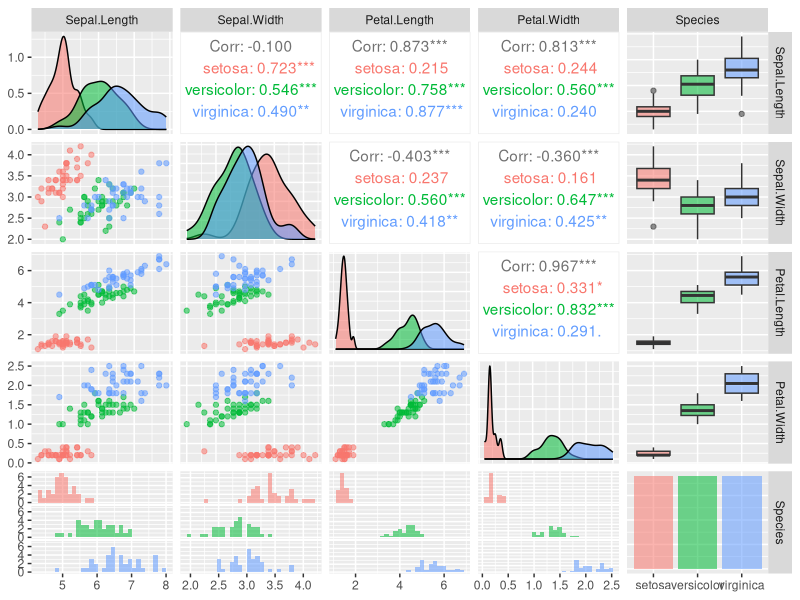
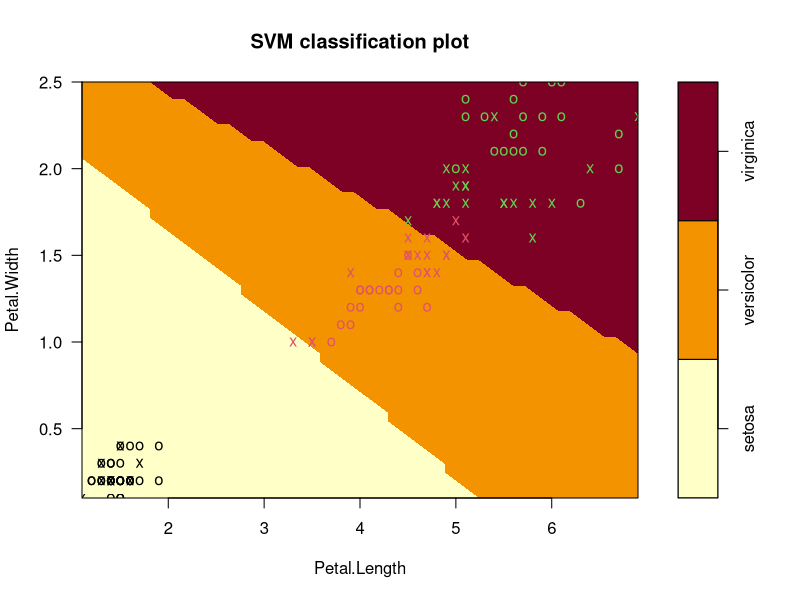

The R source for these figures, in order:
install.packages("e1071")
library("e1071")
install.packages("GGally")
library(GGally)
library(caTools)
library(caret)

str(iris)
head(iris, 10)

set.seed(42)
sample_split <- sample.split(Y = iris$Species, SplitRatio = 0.75)
train_set <-subset(x=iris, sample_split==TRUE)
test_set <-subset(x=iris, sample_split==FALSE)

svm1 <- svm(Species ~., data = train_set, kernel="radial")
svm1
ggpairs(train_set, ggplot2::aes(color=Species, alpha=0.4))
plot(svm1, data= train_set, Petal.Width~Petal.Length, slice=list(Sepal.Width=3, Sepal.Length=4))

pred1<-predict(svm1, test_set)
pred1

table1=table(pred1, test_set$Species)

confusionMatrix(pred1, test_set$Species)
